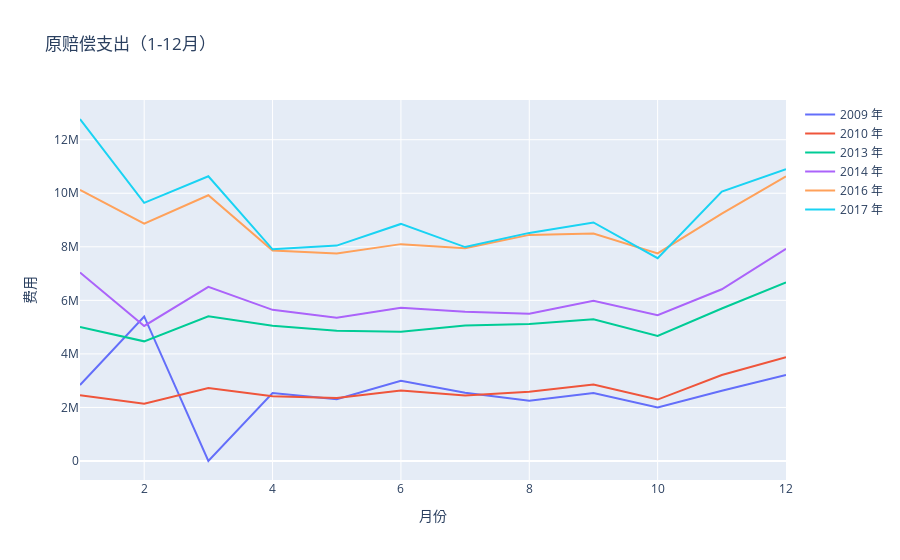

Notebook source saved alongside this figure:
### Code cell
fig = go.Figure()
for i in range(2009,2018):
    if i not in [2011,2015,2018,2012]: 
        x = list(range(1,13))
        y = (data[data['Year']== i]['原保险赔付支出'].reset_index(drop=True) - data[data['Year']== i]['原保险赔付支出'].reset_index(drop=True).shift(1).fillna(0)).tolist()
        fig.add_trace(go.Scatter(x=x,
                        y=y,
                        mode='lines',
                        name = f'{i} 年'))
fig.update_layout(title = '原赔偿支出（1-12月）', xaxis_title='月份',yaxis_title='费用')
fig.show()

### Figure 1 — Plotly figure (JSON) as saved in the notebook; plotly's stock layout.template omitted (floating-point values rounded to 4 significant figures)
{"data": [{"mode": "lines", "name": "2009 年", "type": "scatter", "x": [1, 2, 3, 4, 5, 6, 7, 8, 9, 10, 11, 12], "y": [2837000.0, 5399000.0, 0, 2538000.0, 2308000.0, 2999000.0, 2553000.0, 2255000.0, 2536000.0, 1997000.0, 2623000.0, 3210567]}, {"mode": "lines", "name": "2010 年", "type": "scatter", "x": [1, 2, 3, 4, 5, 6, 7, 8, 9, 10, 11, 12], "y": [2453000.0, 2143000.0, 2726000.0, 2418000.0, 2354000.0, 2637000.0, 2446000.0, 2586000.0, 2858000.0, 2295000.0, 3210000.0, 3878000.0]}, {"mode": "lines", "name": "2013 年", "type": "scatter", "x": [1, 2, 3, 4, 5, 6, 7, 8, 9, 10, 11, 12], "y": [5009000.0, 4469000.0, 5401000.0, 5054000.0, 4868000.0, 4824000.0, 5059000.0, 5113000.0, 5290000.0, 4674000.0, 5695000.0, 6672000.0]}, {"mode": "lines", "name": "2014 年", "type": "scatter", "x": [1, 2, 3, 4, 5, 6, 7, 8, 9, 10, 11, 12], "y": [7042000.0, 5044000.0, 6506000.0, 5646000.0, 5351000.0, 5727000.0, 5574000.0, 5500000.0, 5986000.0, 5446000.0, 6413000.0, 7926000.0]}, {"mode": "lines", "name": "2016 年", "type": "scatter", "x": [1, 2, 3, 4, 5, 6, 7, 8, 9, 10, 11, 12], "y": [10130000.0, 8861000.0, 9926000.0, 7861000.0, 7750000.0, 8100000.0, 7943000.0, 8445000.0, 8496000.0, 7755000.0, 9239000.0, 10630000.0]}, {"mode": "lines", "name": "2017 年", "type": "scatter", "x": [1, 2, 3, 4, 5, 6, 7, 8, 9, 10, 11, 12], "y": [12770000.0, 9643000.0, 10630000.0, 7906000.0, 8045000.0, 8854000.0, 7989000.0, 8519000.0, 8909000.0, 7574000.0, 10060000.0, 10900000.0]}], "layout": {"title": {"text": "原赔偿支出（1-12月）"}, "xaxis": {"title": {"text": "月份"}}, "yaxis": {"title": {"text": "费用"}}}}
